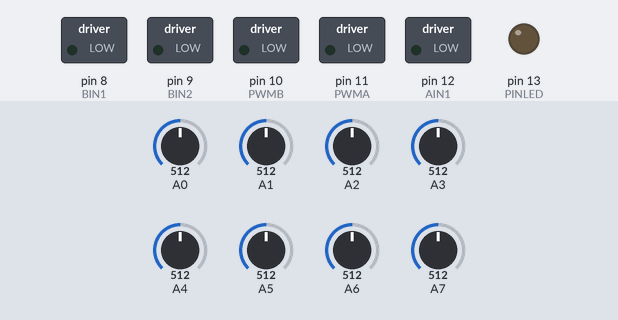
This sketch was run on a simulated Arduino Nano, built with avr-gcc and run on an emulated ATmega328P. Shown: switched loads named in the sketch (green lamp = pin HIGH), output pins drawn as LEDs (lit = HIGH). The test bench sets the inputs (shaded band); at power-on: A0 = 512, A1 = 512, A2 = 512, A3 = 512, A4 = 512, A5 = 512, A6 = 512, A7 = 512. What the sketch prints to the serial monitor is not drawn.

Above: at 0.1 s.
At 0.8 s:
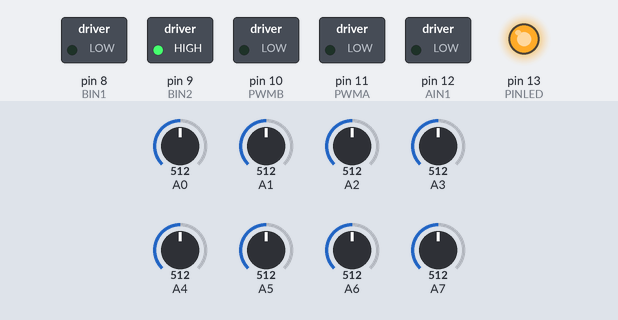
At 11.0 s:
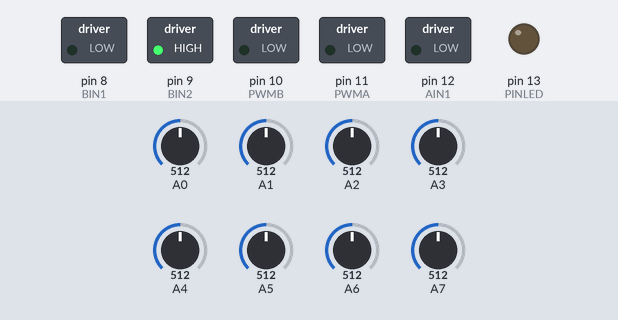
At 13.0 s:
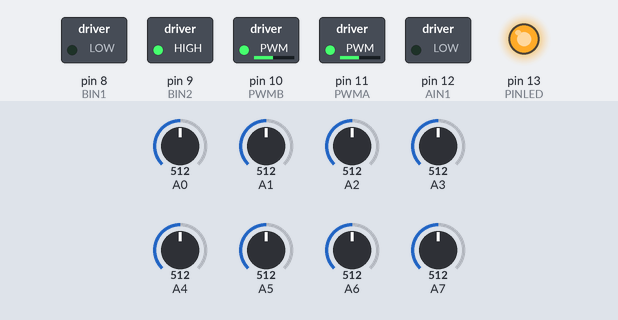
Timing chart, 0 to 14.5 s (numbered marks = the images above):
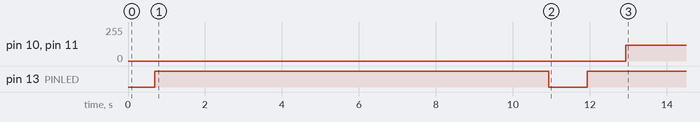

The sketch:

seguidor.ino
```cpp
#define PINLED 13

int velocidad_0 = 0;
int velocidad_1 = 50;
int velocidad_2 = 70;
int velocidad_3 = 100;
int velocidad_4 = 120;
int velocidad_5 = 140;
int velocidad_6 = 180;
int velocidad_7 = 200;

int posicion_ideal = 0;


float Kprop = 1.5;
float Kderiv = 12.5;

int base = velocidad_4;
int error_pasado = 0;


void setup() {
  Serial.begin(115200);
  HL298n_init();

  delay(700);

  Motores(0, 0);

  delay(700);
  digitalWrite(PINLED, HIGH);

  calibracion();
  digitalWrite(PINLED, LOW);
  delay(1000);
  digitalWrite(PINLED, HIGH);
  base = velocidad_4;
  delay(1000);
  digitalWrite(PINLED, LOW);
}


void loop() {

  int p = GetPos();

  detectGeo();

  int error = p - posicion_ideal;
  int d_error = error - error_pasado;
  int correction_power = int(Kprop * error) + int(Kderiv * (d_error));


  if (correction_power > 255)
   {
    correction_power = 255;
  }

  else if (correction_power < -255)
  {
    correction_power = -255;
  }

  Motores(base + correction_power, base + -correction_power);
  error_pasado = error;
}
```

Control_Angular.ino
```cpp
int setpoint = 0;
int last_error = 0;
int pot_limite = 250;

int PIDLambo(int pos, float Kp, float Kd) {

  int error = pos - setpoint;
  int derivative = error - last_error;
  last_error = error;
  int pot_giro = (error * Kp + derivative * Kd);


  if (pot_giro > pot_limite)
    pot_giro = pot_limite;
  else if (pot_giro < -pot_limite)
    pot_giro = -pot_limite;
  return pot_giro;


}
```

Hits.ino
```cpp
int fin = 0;

int velo = 0;

int l_geo, ll_geo, lll_geo;

int umbral = 505;
int geo = 0;

int HL, HR = 0;

void Read_hits() {

  HL = analogRead(A6);
  HR = analogRead(A7);

  if (HL > umbral) {
    HL = 0;
   // digitalWrite(PINLED, LOW);
  } else {
    HL = 1;
  //  digitalWrite(PINLED, HIGH);
  }

  if (HR > umbral) {
    HR = 0;
  //  digitalWrite(PINLED, LOW);
  } else {
    HR = 1;
  //  digitalWrite(PINLED, HIGH);
  }

  /*Serial.print(HR);
  Serial.print("   ");
  Serial.print(HL);
  Serial.print("   ");
  Serial.print(analogRead(A6));
  Serial.print("   ");
  Serial.print(analogRead(A7));
  Serial.println();*/
}

void detectGeo() {

  Read_hits();


  if ((HL == 0) && (HR == 0)) {
    geo = 0;
  }

  if ((HL == 1) && (HR == 0)) {
    geo = 1;
  }

  if ((HL == 0) && (HR == 1)) {
    geo = 2;
  }

  if ((HL == 1) && (HR == 1)) {
    geo = 3;
  }

  if (l_geo != geo) {


    if (geo == 0 && l_geo == 2 && ll_geo == 0) {

      funcion_HL();
    }
    if (geo == 0 && l_geo == 1 && ll_geo == 0) {

      funcion_HR();
    }

    if (geo == 0 && ((l_geo == 3) || (ll_geo == 3) || (lll_geo == 3))) {

      funcion_Cruce();
    }
    lll_geo = ll_geo;
    ll_geo = l_geo;
    l_geo = geo;
  }

 /* Serial.print(geo);
  Serial.println();
  Serial.print(fin);
  Serial.println();
  Serial.print(velo);
  Serial.println();*/
}

void funcion_HL() {

  fin++;

  switch (fin) {
    case 2:
      base = velocidad_3;
      delay(150);
      base = 0;
      Motores(0, 0);
      delay(15000);
      break;
    default:
      // if nothing else matches, do the default
      // default is optional
      break;
  }
}

void funcion_HR() {

  /*velo++;

  switch (velo) {
    case 18:
      base = velocidad_5;
      break;
    case 24:
      base = velocidad_5;
      break;

    default:
      // if nothing else matches, do the default
      // default is optional
      break;
  }

  Serial.print(fin);
  Serial.println();*/
}


void funcion_Cruce() {

}
```

Sensors.ino
```cpp
int v_s_min[6] = { 1023, 1023, 1023, 1023, 1023, 1023 };
int v_s_max[6] = { 0, 0, 0, 0, 0, 0 };
volatile int s_p[6];
boolean online;

int pos;
int l_pos;


void calibracion() {

  int v_s[6];

  for (int j = 0; j < 300; j++) {
    delay(30);
    v_s[0] = analogRead(A0);
    v_s[1] = analogRead(A1);
    v_s[2] = analogRead(A2);
    v_s[3] = analogRead(A3);
    v_s[4] = analogRead(A4);
    v_s[5] = analogRead(A5);

    for (int i = 0; i < 6; i++) {

      Serial.print(v_s[i]);
      Serial.print("\t");
    }
    Serial.println();

    for (int i = 0; i < 6; i++) {
      if (v_s[i] < v_s_min[i]) {
        v_s_min[i] = v_s[i];
      }
    }


    for (int i = 0; i < 6; i++) {
      if (v_s[i] > v_s_max[i]) {
        v_s_max[i] = v_s[i];
      }
    }
  }


  Serial.print("Minimos");
  Serial.print("\t");

  for (int i = 0; i < 6; i++) {
    Serial.print(v_s_min[i]);
    Serial.print("\t");
  }
  Serial.println();

  Serial.print("Maximos");
  Serial.print("\t");

  for (int i = 0; i < 6; i++) {
    Serial.print(v_s_max[i]);
    Serial.print("\t");
  }
}

void readSensors() {

  volatile int s[6];


  s[0] = analogRead(A0);
  s[1] = analogRead(A1);
  s[2] = analogRead(A2);
  s[3] = analogRead(A3);
  s[4] = analogRead(A4);
  s[5] = analogRead(A5);


  for (int i = 0; i < 6; i++) {
    if (s[i] < v_s_min[i]) {
      s[i] = v_s_min[i];
    }

    if (s[i] > v_s_max[i]) {
      s[i] = v_s_max[i];
    }
    s_p[i] = map(s[i], v_s_min[i], v_s_max[i], 100, 0);
  }


  volatile int sum = s_p[0] + s_p[1] + s_p[2] + s_p[3] + s_p[4] + s_p[5];
  if (sum > 100) {
    online = 1;
    Serial.println("estou aqui");
    Serial.println(sum);

  } else {

    Serial.println("opa");
    online = 0;
    sum = 100;
  }


  if (online) {
  /*Serial.println("Detectando linha!");
  for (int i = 0; i < 6; i++) {
    Serial.print("Sensor ");
    Serial.print(i);
    Serial.print(": ");
    Serial.print(s_p[i]);
    Serial.print("\t");
  }
  Serial.println();  // Salto de linha após imprimir os valores
} else {
  Serial.println("Fora da linha.");*/
}


}


int GetPos() {
  readSensors();
  int prom = -2.5 * s_p[0] - 1.5 * s_p[1] - 0.5 * s_p[2] + 0.5 * s_p[3] + 1.5 * s_p[4] + 2.5 * s_p[5];
  int sum = s_p[0] + s_p[1] + s_p[2] + s_p[3] + s_p[4] + s_p[5];

  if (online) {
    pos = int(100.0 * prom / sum);
  } else {
    if (l_pos < 0) {
      pos = -255;
    }
    if (l_pos >= 0) {
      pos = 255;
    }
  }
  l_pos = pos;
  return pos;
}
```

TB6612FNG.ino
```cpp
# define AIN1 12    // pin 1 de dirección del Motor Izquierdo
# define AIN2 13   // pin 2 de dirección del Motor Izquierdo
# define PWMA 11   // pin PWM del Motor Izquierdo


# define BIN1 8    // pin 1 de dirección del Motor Derecho
# define BIN2 9    // pin 2 de dirección del Motor Derecho
# define PWMB 10    // pin PWM del Motor Derecho


void HL298n_init() {

  pinMode(AIN1, OUTPUT);
  pinMode(AIN2, OUTPUT);
  pinMode(PWMA, OUTPUT);
  pinMode(BIN1, OUTPUT);
  pinMode(BIN2, OUTPUT);
  pinMode(PWMB, OUTPUT);

}

void MotorEsquerda(int value) {
  if (value >= 0) {
    // si valor positivo vamos hacia adelante

    digitalWrite(AIN1, LOW);
    digitalWrite(AIN2, HIGH);
  } else {
    // si valor negativo vamos hacia atras

    digitalWrite(AIN1, HIGH);
    digitalWrite(AIN2, LOW);
    value *= -1;
  }
  analogWrite(PWMA, value);
}


void MotorDireita(int value) {
  if (value >= 0) {
    // si valor positivo vamos hacia adelante

    digitalWrite(BIN1, LOW);
    digitalWrite(BIN2, HIGH);
  } else {
    // si valor negativo vamos hacia atras

    digitalWrite(BIN1, HIGH);
    digitalWrite(BIN2, LOW);
    value *= -1;
  }
  analogWrite(PWMB, value);
}


void Motores(int left, int right) {
  MotorEsquerda(left);
  MotorDireita(right);
}
```

Measured:
- by itself, pin 10 (PWMB), pin 11 (PWMA): 0/255 → 120/255 at 12.9 s
